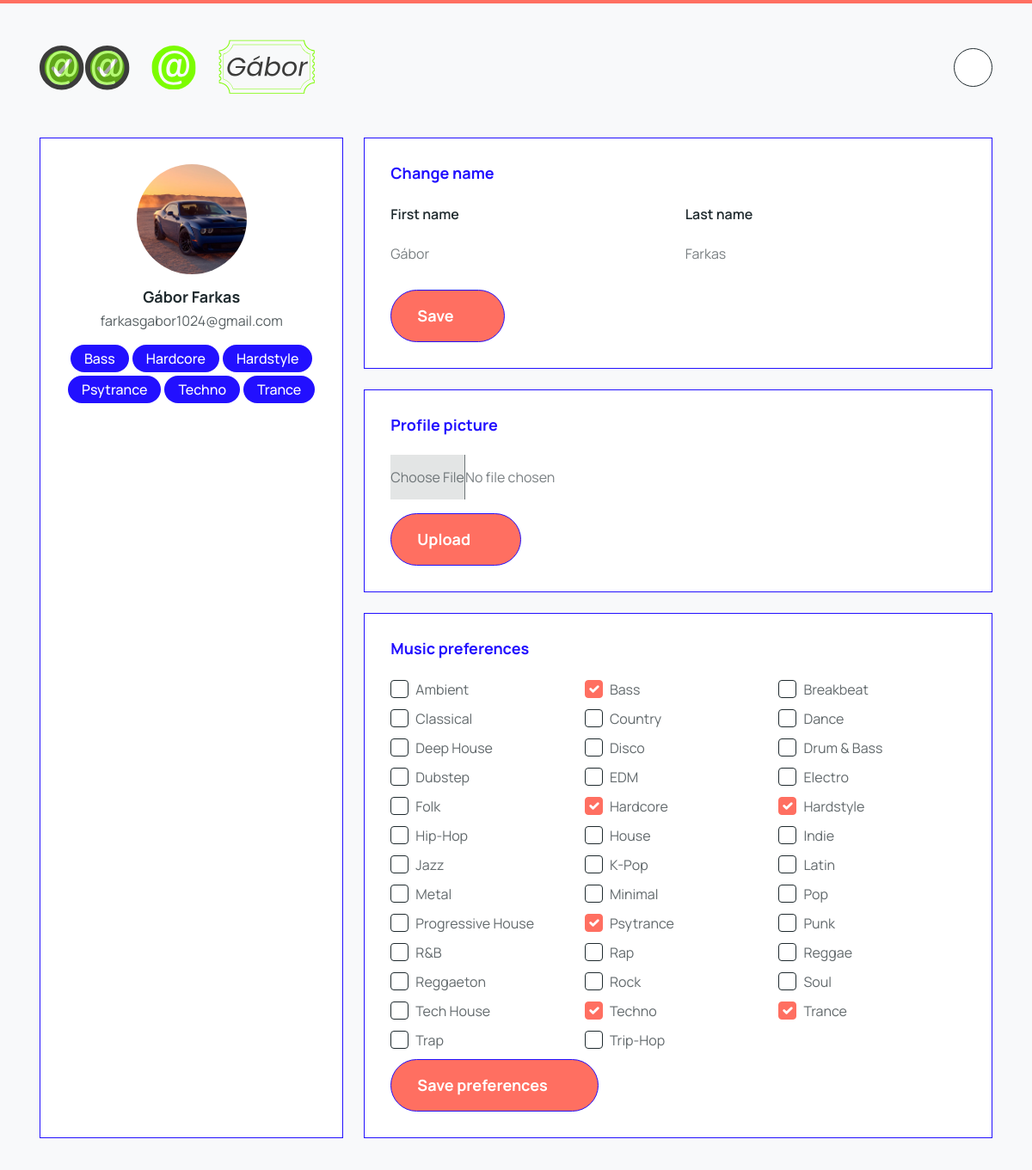
The page /php/raver_sites/profile.php (signed in, upper part) on the database as committed earlier.
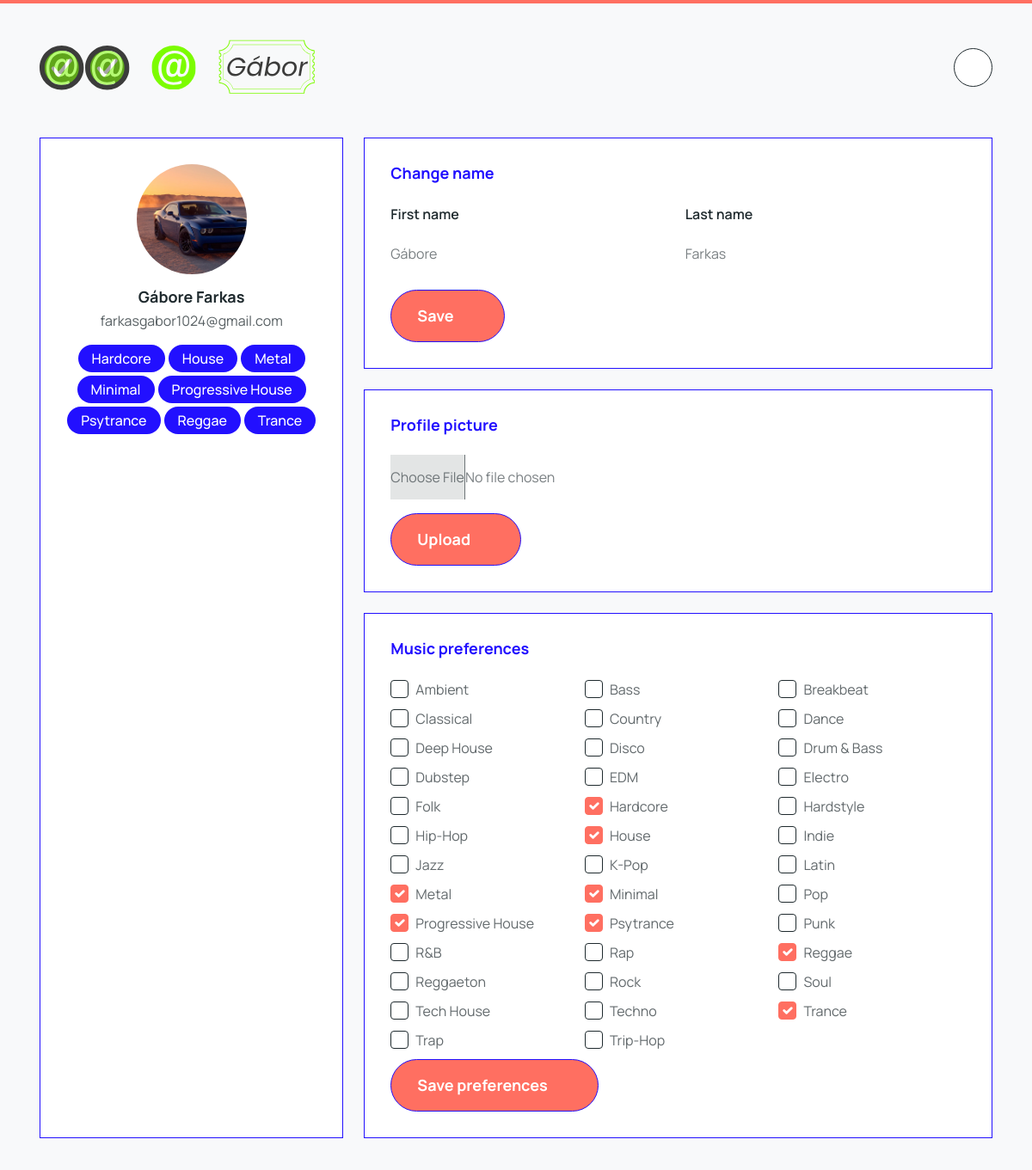
The same page on the database as committed later.
### tables this page shows
CREATE TABLE `users` (
  `id` int(11) NOT NULL,
  `last_name` varchar(50) NOT NULL,
  `first_name` varchar(50) NOT NULL,
  `email` varchar(60) NOT NULL,
  `password_hash` varchar(255) NOT NULL,
  `city` varchar(40) DEFAULT NULL,
  `birth_date` date DEFAULT NULL,
  `phone_number` varchar(30) DEFAULT NULL,
  `role` enum('raver','organizer','worker','admin') NOT NULL DEFAULT 'raver',
  `created_at` timestamp NOT NULL DEFAULT current_timestamp(),
  `reg_token` varchar(64) DEFAULT NULL,
  `reg_token_expires` datetime DEFAULT NULL,
  `is_verified` tinyint(1) DEFAULT 0
);

### php/raver_sites/profile.php (the view, shortened to what this page needs)
<?php
$pdo = db_connect();
try { $pdo->exec("SET NAMES utf8mb4 COLLATE utf8mb4_unicode_ci"); } catch (Throwable $e) {}
$userId = (int)($_SESSION['user_id'] ?? 0);
$allStyles = [
    'Ambient','Bass','Breakbeat','Classical','Country','Dance','Deep House','Disco','Drum & Bass','Dubstep','EDM','Electro',
    'Folk','Hardcore','Hardstyle','Hip-Hop','House','Indie','Jazz','K-Pop','Latin','Metal','Minimal','Pop','Progressive House',
    'Psytrance','Punk','R&B','Rap','Reggae','Reggaeton','Rock','Soul','Tech House','Techno','Trance','Trap','Trip-Hop'
];
if (function_exists('sort')) { sort($allStyles, SORT_NATURAL | SORT_FLAG_CASE); }
$usr = null; $styles = [];
try {
    $s = $pdo->prepare('SELECT first_name, last_name, email FROM users WHERE id = ? LIMIT 1');
    $s->execute([$userId]);
    $usr = $s->fetch(PDO::FETCH_ASSOC) ?: ['first_name'=>'','last_name'=>'','email'=>''];
    $si = $pdo->prepare('SELECT style_name FROM user_interests WHERE user_id = ?');
    $si->execute([$userId]);
    $styles = array_map(fn($r) => $r['style_name'], $si->fetchAll(PDO::FETCH_ASSOC));
} catch (Throwable $e) {  }
$avatarRel = null;
foreach (['jpg','png','webp'] as $e) {
    $candidate = '/assets/images/profiles/user_' . $userId . '.' . $e;
    if (is_file(dirname(__DIR__, 2) . $candidate)) { $avatarRel = $candidate; break; }
}
?>
<?php
include __DIR__ . '/../header.php';
?>
  <div class="page-wrapper overflow-hidden" style="padding-top: 120px;">
    <section class="py-5 py-lg-8">
      <div class="container">
        <div class="row g-4" data-aos="fade-up" data-aos-duration="800" data-aos-delay="100">
          <div class="col-lg-4">
            <div class="card border border-accent-blue profile-card h-100" data-aos="fade-right" data-aos-delay="200">
              <div class="card-body d-flex flex-column align-items-center gap-3">
                <img src="http://localhost/Diplomamunka-26222041<?php echo htmlspecialchars($avatarRel); ?>" alt="avatar" class="rounded-circle" style="width: 128px; height:128px; object-fit:cover;">
                <div class="text-center">
                  <h5 class="mb-1"><?php echo htmlspecialchars(($usr['first_name'] ?? '') . ' ' . ($usr['last_name'] ?? '')); ?></h5>
                  <p class="mb-0 text-muted"><?php echo htmlspecialchars($usr['email'] ?? ''); ?></p>
                </div>
                <?php if (!empty($styles)): ?>
                <div class="d-flex flex-wrap gap-1 justify-content-center">
                  <?php foreach ($styles as $st): ?>
                    <span class="badge badge-accent-blue"><?php echo htmlspecialchars($st); ?></span>
                  <?php endforeach; ?>
                </div>
                <?php endif; ?>
              </div>
            </div>
          </div>
          <div class="col-lg-8">
            <div class="d-flex flex-column gap-4">
              <div class="card border border-accent-blue profile-card" data-aos="fade-up" data-aos-delay="200">
                <div class="card-body">
                  <h5 class="mb-4 text-accent-blue">Change name</h5>
                  <form method="post" accept-charset="UTF-8" class="row g-3">
                    <div class="col-md-6">
                      <label class="form-label">First name</label>
                      <input type="text" class="form-control" name="first_name" value="<?php echo htmlspecialchars($usr['first_name'] ?? ''); ?>" required>
                    </div>
                    <div class="col-md-6">
                      <label class="form-label">Last name</label>
                      <input type="text" class="form-control" name="last_name" value="<?php echo htmlspecialchars($usr['last_name'] ?? ''); ?>" required>
                    </div>
                    <div class="col-12">
                      <button class="btn btn-accent-blue">Save</button>
                    </div>
                  </form>
                </div>
              </div>
              <div class="card border border-accent-blue profile-card" data-aos="fade-up" data-aos-delay="300">
                <div class="card-body">
                  <h5 class="mb-4 text-accent-blue">Profile picture</h5>
                  <form method="post" accept-charset="UTF-8" enctype="multipart/form-data" class="d-flex flex-column gap-3">
                    <input type="file" name="profile_picture" accept="image/jpeg,image/png,image/webp" class="form-control" required>
                    <button class="btn btn-accent-blue align-self-start">Upload</button>
                  </form>
                </div>
              </div>
              <div class="card border border-accent-blue profile-card" data-aos="fade-up" data-aos-delay="400">
                <div class="card-body">
                  <h5 class="mb-4 text-accent-blue">Music preferences</h5>
                  <form method="post" accept-charset="UTF-8" class="row g-2">
                    <?php foreach ($allStyles as $style): $id = 'st_' . md5($style); $checked = in_array($style, $styles, true); ?>
                      <div class="col-6 col-md-4">
                        <div class="form-check">
                          <input class="form-check-input" type="checkbox" id="<?php echo $id; ?>" name="music_preferences[]" value="<?php echo htmlspecialchars($style); ?>" <?php echo $checked ? 'checked' : ''; ?>>
                          <label class="form-check-label" for="<?php echo $id; ?>"><?php echo htmlspecialchars($style); ?></label>
                        </div>
                      </div>
                    <?php endforeach; ?>
                    <div class="col-12 mt-2">
                      <button class="btn btn-accent-blue">Save preferences</button>
                    </div>
                  </form>
                </div>
              </div>
            </div>
          </div>
        </div>
      </div>
    </section>
  </div>
</body>
</html>
<?php exit; ?>

### php/header.php (shortened to what this page needs)
<!DOCTYPE html>
<html lang="hu">
<head>
    <link href="https://cdn.jsdelivr.net/npm/bootstrap@5.3.0/dist/css/bootstrap.min.css" rel="stylesheet">
    <link rel="stylesheet" href="/Diplomamunka-26222041/assets/css/styles.css">
</head>
<body>
<header class="header border-4 border-primary border-top position-fixed start-0 top-0 w-100">
    <div class="container">
        <div class="header-wrapper d-flex align-items-center justify-content-between">
            <div class="logo">
                <a href="http://localhost:63342/Diplomamunka-26222041/php/index.php" class="logo-white">
                    <img src="http://localhost:63342/Diplomamunka-26222041/assets/images/logos/logo-white.svg" alt="logo" class="img-fluid">
                </a>
            </div>
            <div class="d-flex align-items-center gap-4">
                <div class="btn-group">
                    <button
                        class="btn btn-secondary toggle-menu round-45 p-2 d-flex align-items-center justify-content-center bg-white rounded-circle"
                        type="button" data-bs-toggle="dropdown" data-bs-auto-close="true" aria-expanded="false">
                    </button>
                </div>
            </div>
        </div>
    </div>
</header>

### php/raver_sites/profile.php (style rules this page uses)
body { background-color: #f8f9fa; opacity: 0; transition: opacity 0.5s ease-in-out; }
body.loaded { opacity: 1; }
.profile-card { transition: all 0.3s ease, transform 0.3s cubic-bezier(0.4, 0, 0.2, 1), box-shadow 0.3s cubic-bezier(0.4, 0, 0.2, 1); opacity: 0; transform: translateY(20px); }
.aos-animate .profile-card { opacity: 1; transform: translateY(0); }
.card { transition: all 0.4s cubic-bezier(0.4, 0, 0.2, 1); }

Rows that differ between the two databases and show on the page:
changed users "farkasgabor1024@gmail.com": first_name+last_name "Gábor Farkas" → "Gábore Farkas"; first_name "Gábor" → "Gábore"
Other text that changed with them:
form field value: "☑" → "☐"
form field value: "☐" → "☑"
new list line: "House"
new list line: "Metal"
new list line: "Minimal"
new list line: "Progressive House"
new list line: "Reggae"
list line gone: "Bass"
list line gone: "Hardstyle"
list line gone: "Techno"
